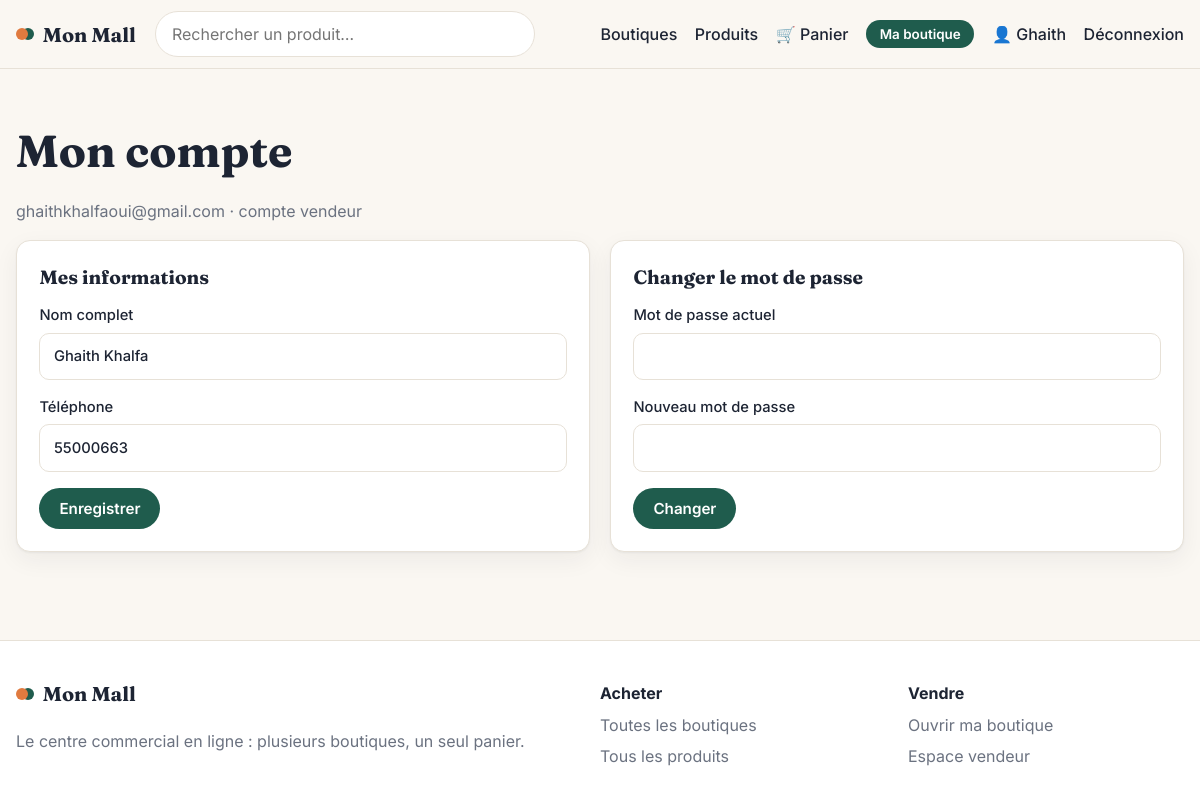
The page /mon-compte (signed in) on the database its author committed.
### tables this page shows
CREATE TABLE users (
    id            INTEGER PRIMARY KEY AUTOINCREMENT,
    nom           TEXT NOT NULL,
    email         TEXT NOT NULL UNIQUE,
    telephone     TEXT,
    password_hash TEXT NOT NULL,
    role          TEXT NOT NULL CHECK (role IN ('client', 'vendeur', 'admin')),
    actif         INTEGER NOT NULL DEFAULT 1,
    created_at    TEXT NOT NULL DEFAULT (datetime('now', 'localtime'))
);

### app/auth.py (the view, shortened to what this page needs)
@auth_bp.route("/mon-compte", methods=["GET", "POST"])
@login_required()
def mon_compte():
    return render_template("auth/mon_compte.html")

### app/auth.py (called while the page is built)
def load_user():
    g.user = None
    uid = session.get("user_id")
    if uid:
        user = query("SELECT * FROM users WHERE id = ?", (uid,), one=True)
        if user and user["actif"]:
            g.user = user
        else:
            session.pop("user_id", None)

### app/db.py (called while the page is built)
def get_db():
    if "db" not in g:
        g.db = sqlite3.connect(current_app.config["DATABASE"])
        g.db.row_factory = sqlite3.Row
        g.db.execute("PRAGMA foreign_keys = ON")
    return g.db

def query(sql, args=(), one=False):
    rows = get_db().execute(sql, args).fetchall()
    return (rows[0] if rows else None) if one else rows

### app/utils.py (called while the page is built)
def login_required(*roles):
    def decorator(view):
        @wraps(view)
        def wrapped(*args, **kwargs):
            if g.user is None:
                flash("Connectez-vous pour continuer.", "error")
                return redirect(url_for("auth.connexion", next=request.full_path))
            if roles and g.user["role"] not in roles:
                flash("Vous n'avez pas accès à cette page.", "error")
                return redirect(url_for("main.index"))
            return view(*args, **kwargs)
        return wrapped
    return decorator

### app/templates/auth/mon_compte.html (shortened to what this page needs)
{% extends "base.html" %}
{% block content %}
<section class="section">
  <div class="container">
    <h1>Mon compte</h1>
    <p class="muted">{{ user.email }} · compte {{ user.role }}</p>
    <div class="two-cols">
      <form method="post" class="panel form">
        <h3>Mes informations</h3>
        <label>Nom complet<input name="nom" value="{{ user.nom }}" required></label>
        <label>Téléphone<input name="telephone" value="{{ user.telephone or '' }}"></label>
        <button class="btn">Enregistrer</button>
      </form>
      <form method="post" class="panel form">
        <h3>Changer le mot de passe</h3>
        <label>Mot de passe actuel<input type="password" name="actuel" required></label>
        <label>Nouveau mot de passe<input type="password" name="nouveau" minlength="6" required></label>
        <button class="btn">Changer</button>
      </form>
    </div>
  </div>
</section>
{% endblock %}

### app/templates/base.html (shortened to what this page needs)
<!doctype html>
<html lang="fr">
<head>
  <link rel="stylesheet" href="{{ url_for('static', filename='css/style.css') }}">
</head>
<body class="{% block body_class %}{% endblock %}">
  {% block header %}
  <header class="site-header">
    <div class="container nav">
      <a class="brand" href="{{ url_for('main.index') }}"><span class="dot"></span>{{ site_name }}</a>
      <form class="search" action="{{ url_for('main.produits') }}">
        <input name="q" placeholder="Rechercher un produit…" value="{{ request.args.get('q', '') if request.endpoint == 'main.produits' }}">
      </form>
      <nav class="links">
        <a href="{{ url_for('main.boutiques') }}">Boutiques</a>
        <a href="{{ url_for('main.produits') }}">Produits</a>
        <a href="{{ url_for('main.panier') }}" class="cart">🛒 Panier{% if nb_panier %} <span class="badge">{{ nb_panier }}</span>{% endif %}</a>
        {% if not user %}
          <a href="{{ url_for('auth.connexion') }}">Connexion</a>
          <a href="{{ url_for('auth.inscription') }}" class="btn btn-small">S'inscrire</a>
        {% else %}
          {% if user.role == 'admin' %}
            <a href="{{ url_for('admin.dashboard') }}" class="btn btn-small">Administration</a>
          {% elif user.role == 'vendeur' %}
            <a href="{{ url_for('vendeur.dashboard') }}" class="btn btn-small">Ma boutique</a>
          {% else %}
            <a href="{{ url_for('main.mes_commandes') }}">Mes commandes</a>
          {% endif %}
          <a href="{{ url_for('auth.mon_compte') }}" title="Mon compte">👤 {{ user.nom.split(' ')[0] }}</a>
          <a href="{{ url_for('auth.deconnexion') }}" class="muted">Déconnexion</a>
        {% endif %}
      </nav>
    </div>
  </header>
  {% endblock %}
  <main>
    {% block content %}{% endblock %}
  </main>
  {% block footer %}
  <footer class="site-footer">
    <div class="container footer-grid">
      <div>
        <a class="brand" href="{{ url_for('main.index') }}"><span class="dot"></span>{{ site_name }}</a>
        <p class="muted">Le centre commercial en ligne : plusieurs boutiques, un seul panier.</p>
      </div>
      <div>
        <strong>Acheter</strong>
        <a href="{{ url_for('main.boutiques') }}">Toutes les boutiques</a>
        <a href="{{ url_for('main.produits') }}">Tous les produits</a>
      </div>
      <div>
        <strong>Vendre</strong>
        <a href="{{ url_for('auth.ouvrir_boutique') }}">Ouvrir ma boutique</a>
        <a href="{{ url_for('auth.connexion') }}">Espace vendeur</a>
      </div>
    </div>
  </footer>
  {% endblock %}
</body>
</html>

### app/static/css/style.css (style rules this page uses)
:root { --bg: #faf7f2; --surface: #ffffff; --ink: #1d2433; --muted: #6b7280; --line: #e7e1d7; --primary: #1f5c4d; --primary-soft: #e6efe9; --accent: #e07a3f; --accent-soft: #fdeee4; --danger: #b42318; --warn-bg: #fff6dd; --warn-ink: #7a5300; --radius: 14px; --shadow: 0 1px 2px rgba(29,36,51,.05), 0 8px 24px rgba(29,36,51,.06); --serif: "Fraunces", Georgia, serif; --sans: "Inter", system-ui, -apple-system, "Segoe UI", sans-serif; }
* { box-sizing: border-box; }
html, body { margin: 0; }
body { font-family: var(--sans); background: var(--bg); color: var(--ink); line-height: 1.55; }
a { color: var(--primary); }
h1, h2, h3 { font-family: var(--serif); line-height: 1.15; margin: 0 0 .5em; }
h1 { font-size: clamp(1.9rem, 4vw, 2.8rem); }
h3 { font-size: 1.2rem; }
.container { width: min(1180px, 100% - 32px); margin-inline: auto; }
.muted { color: var(--muted); }
.btn { display: inline-block; text-align: center; background: var(--primary); color: #fff; padding: .7rem 1.25rem; border-radius: 999px; border: 0; font: 600 .95rem var(--sans); text-decoration: none; cursor: pointer; transition: transform .15s, opacity .15s; }
.btn-small { padding: .4rem .85rem; font-size: .84rem; }
.site-header { position: sticky; top: 0; z-index: 10; background: rgba(250,247,242,.92); backdrop-filter: blur(8px); border-bottom: 1px solid var(--line); }
.nav { display: flex; align-items: center; gap: 1.2rem; height: 68px; }
.brand { display: flex; align-items: center; gap: .55rem; font: 700 1.25rem var(--serif); color: var(--ink); text-decoration: none; white-space: nowrap; }
.dot { width: 12px; height: 12px; border-radius: 50%; background: var(--accent); box-shadow: 6px 0 0 var(--primary); margin-right: 6px; flex: none; }
.search { flex: 1; max-width: 380px; }
.search input { width: 100%; padding: .6rem 1rem; border: 1.5px solid var(--line); border-radius: 999px; font: inherit; background: #fff; }
.links { display: flex; align-items: center; gap: 1.1rem; margin-left: auto; }
.links a:not(.btn) { color: var(--ink); text-decoration: none; font-weight: 500; white-space: nowrap; }
.section { padding: clamp(2rem, 5vw, 3.5rem) 0; }
.panel { background: var(--surface); border: 1px solid var(--line); border-radius: var(--radius); padding: 1.4rem; box-shadow: var(--shadow); }
.form { display: grid; gap: 1rem; }
.form label { display: grid; gap: .35rem; font-weight: 500; font-size: .92rem; }
.form input, .form textarea, .form select { font: inherit; padding: .7rem .85rem; border: 1.5px solid var(--line); border-radius: 10px; background: #fff; color: var(--ink); width: 100%; }
.form .btn { justify-self: start; }
.form h3 { margin: .2rem 0 0; }
.two-cols { display: grid; grid-template-columns: 1fr 1fr; gap: 1.25rem; align-items: start; }
.site-footer { border-top: 1px solid var(--line); padding: 2.5rem 0; margin-top: 2rem; background: var(--surface); }
.footer-grid { display: grid; grid-template-columns: 2fr 1fr 1fr; gap: 2rem; }
.footer-grid div { display: grid; gap: .4rem; align-content: start; }
.footer-grid a:not(.brand) { color: var(--muted); text-decoration: none; }

### rows shown on the page
users: nom "Ghaith", email "ghaithkhalfaoui@gmail.com", role "vendeur", nom "Ghaith Khalfa", telephone "55000663"

### other values the page prints
{{ site_name }} "Mon Mall"
